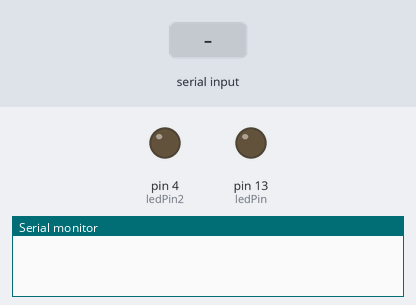
Bench run of a sketch on a simulated Arduino Uno, built with avr-gcc and run on an emulated ATmega328P. On the bench: output pins drawn as LEDs (lit = HIGH), the last lines printed to the serial monitor. The test bench sets the inputs (shaded band).

Above: at 1.2 s.
1.3 s: "0" received over Serial
At 1.9 s:
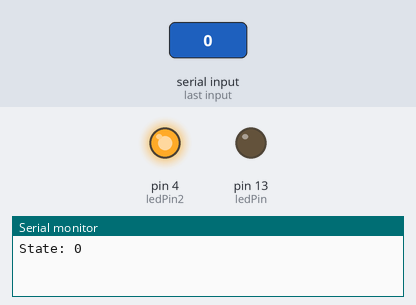
2.8 s: "1" received over Serial
At 3.1 s:
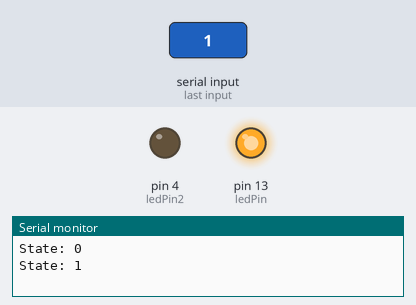
Timing chart, 0 to 5.8 s (numbered marks = the images above; inputs shaded):
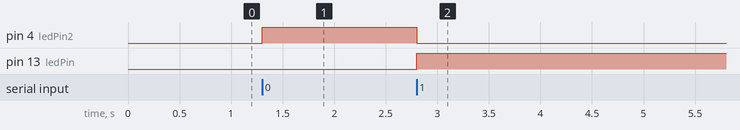

The sketch:

bluetooth_LEDs.ino.ino
```cpp
int ledPin = 13;
int ledPin2 = 4;
char state = 'a';
int flag = 0;

void setup() {
  pinMode(ledPin, OUTPUT);
  pinMode(ledPin2, OUTPUT);
  digitalWrite(ledPin, LOW);
  digitalWrite(ledPin2, LOW);
  Serial.begin(9600);
}

void loop() {
  if (Serial.available() > 0)
  {
    state = Serial.read();
    Serial.print("State: ");
    Serial.println(state);
    flag = 0;
  }

  if (state == '0')
  {
    digitalWrite(ledPin, LOW);
    digitalWrite(ledPin2, HIGH);
  }

  if (state == '1')
  {
    digitalWrite(ledPin, HIGH);
    digitalWrite(ledPin2, LOW);
  }
}
```

Measured:
- after the input at 1.3 s, pin 4 (ledPin2): LOW → HIGH at once
- after the input at 2.8 s, pin 4 (ledPin2): HIGH → LOW at once; pin 13 (ledPin): LOW → HIGH at once
